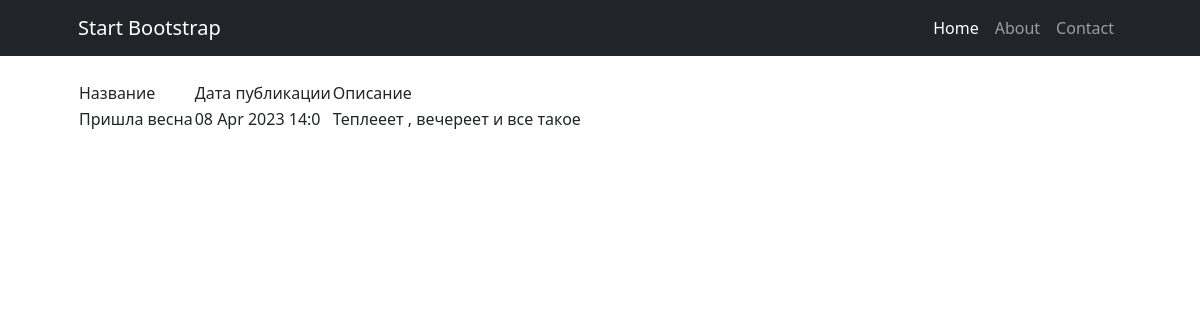
The page /news/28 on the database its author committed.
### news/models.py (models this page shows, shortened)
class News(models.Model):
    name = models.CharField(
        max_length=50,
        unique=True, # названия новостей не должны повторяться
    )
    description = models.TextField()
    category = models.ForeignKey(
        to='Category',
        on_delete=models.CASCADE,
        related_name='news', # все новости в категории будут доступны через поле news
    )
    time_creation = models.DateTimeField(auto_now_add = True)

### news/views.py (the view)
# urls.py: path('<int:pk>', NewsDetail.as_view(), name='new'),
class NewsDetail(DetailView):
    model = News # модель всё та же, но мы хотим получать детали конкретной отдельной новости
    template_name = 'new.html' # название шаблона будет new.html
    context_object_name = 'new' # название объекта

### templatetags/custom_filters.py (called while the page is built)
@register.filter(name='filter_message')
def filter_message(message: str):
    variants = ['мудаков', 'твари', 'козлы', 'лошара', 'ублюдок', 'дичь'] # непристойные выражения
    ln = len(variants)
    filtred_message = ''
    string = ''
    string2 = ''
    pattern = ' ' # чем заменять непристойные выражения
    for i in message:
        string += i
        string2 = string.lower()
        flag = 0
        for j in variants:
            if not string2 in j:
                flag += 1
            if string2 == j:
                filtred_message += pattern
                flag -= 1
                string = ''
        if flag == ln:
            filtred_message += string
            string = ''
    if string2 != '' and string2 not in variants:
        filtred_message += string
    elif string2 != '':
        filtred_message += pattern
    return filtred_message

### templates/new.html (shortened to what this page needs)
{% extends 'flatpages/default.html' %}
{% load custom_filters %}
{% block content %}
<table>
    <tr>
        <td>
            Название
        </td>
        <td>
            Дата публикации
        </td>
        <td>
            Описание
        </td>
    </tr>
    <tr>
        <td>
            {{ new.name|filter_message }}
        </td>
        <td>
            {{ new.time_creation|date:'d M Y H:I'}}
        </td>
        <td>
            {{ new.description|filter_message }}
        </td>
    </tr>
</table>
{% endblock content %}

### rows shown on the page
News: name|filter_message "Пришла весна", time_creation "08 Apr 2023 14:0", description|filter_message "Теплееет , вечереет и все такое"
